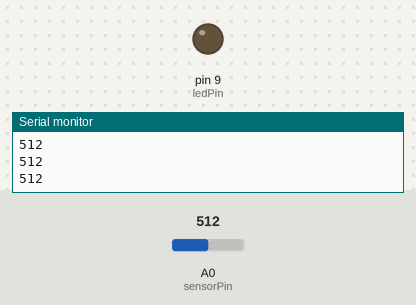
The sketch below on a simulated Arduino Uno, built with avr-gcc and run on an emulated ATmega328P. On the bench: output pins drawn as LEDs (lit = HIGH), the last lines printed to the serial monitor. Inputs (shaded band) come from the test bench; at power-on: A0 (sensorPin) = 512.

Above: at 1.2 s.
1.3 s: A0 (sensorPin) set to 471
2.8 s: A0 (sensorPin) set to 443
At 4.0 s:
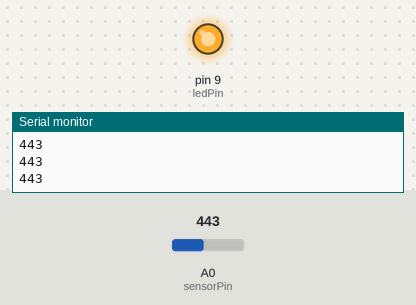
4.3 s: A0 (sensorPin) set to 511
At 5.2 s:
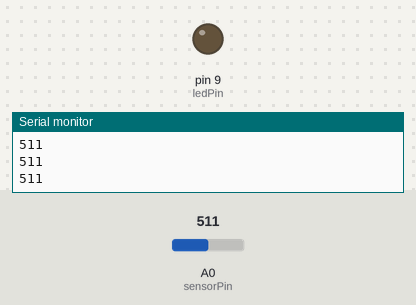
5.8 s: A0 (sensorPin) set to 306
At 6.5 s:
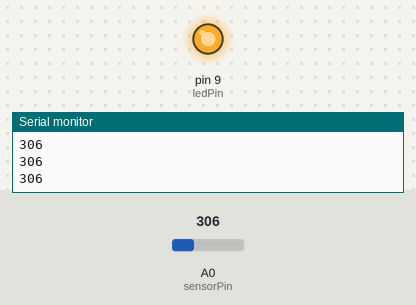
Timing chart, 0 to 8.3 s (numbered marks = the images above; inputs shaded):
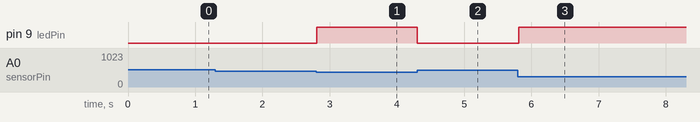

The sketch:

light.ino
```cpp
const int sensorPin = 0;
const int ledPin = 9;

// We'll also set up some global variables for the light level a calibration value and
//and a raw light value
int lightCal;
int lightVal;


void setup() {
  // We'll set up the LED pin to be an output.
  pinMode(ledPin, OUTPUT);
  lightCal = analogRead(sensorPin);
  Serial.begin(9800);
  //we will take a single reading from the light sensor and store it in the lightCal
  //variable. This will give us a prelinary value to compare against in the loop
}


void loop() {
  //Take a reading using analogRead() on sensor pin and store it in lightVal
  lightVal = analogRead(sensorPin);


  //if lightVal is less than our initial reading (lightCal) minus 50 it is dark and
  //turn pin 9 HIGH. The (-50) part of the statement sets the sensitivity. The smaller
  //the number the more sensitive the circuit will be to variances in light.
  Serial.println(lightVal);

  if (lightVal < lightCal - 50) {
    digitalWrite(9, HIGH);
  }

  //else, it is bright, turn pin 9 LOW
  else {
    digitalWrite(9, LOW);
  }
}
```

Measured:
- the behaviour switches between 462 and 461 on A0 (sensorPin) (found by bisection; images 0 and 1)
- after the input at 2.8 s, pin 9 (ledPin): LOW → HIGH at once
- after the input at 4.3 s, pin 9 (ledPin): HIGH → LOW at once
- after the input at 5.8 s, pin 9 (ledPin): LOW → HIGH at once
